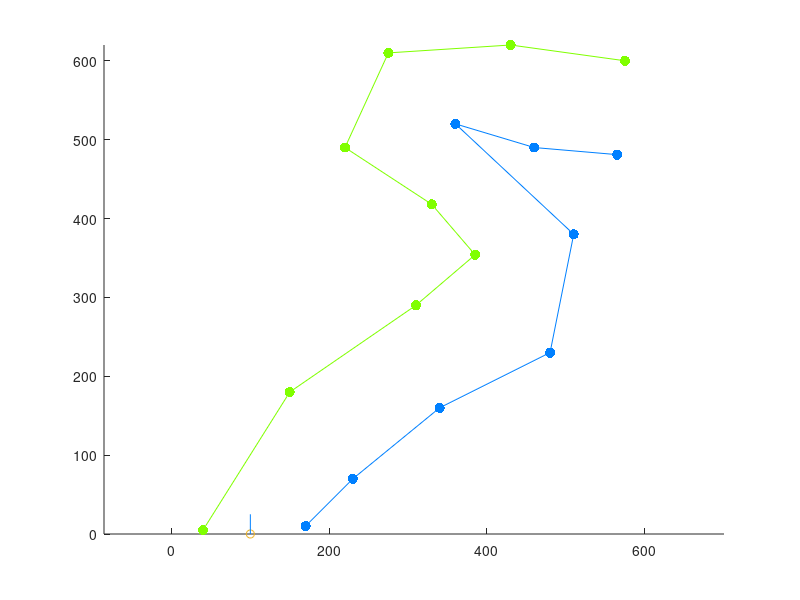

The MATLAB source for this figure: (Note: this script raises an error after producing the figure.)
theta = deg2rad(1); % speed car changes direction
speed = 2;
n = 1000; % no. of iterations simulated

% load cones (L - left/R - right)
L = [575,600,0;
    430,620,0;
    275,610,0;
    220,490,0;
    330,418,0;
    385,354,0;
    310,290,0;
    150,180,0;
    40,5,0];
R = [565,481,0;
    460,490,0;
    360,520,0;
    510,380,0;
    480,230,0;
    340,160,0;
    230,70,0;
    170,10,0];

% load track (cone graph)
% g = [s1,t1;s2,t2;...]
L_g = [1,2;2,3;3,4;4,5;5,6;6,7;7,8;8,9];
R_g = [1,2;2,3;3,4;4,5;5,6;6,7;7,8];

% init car
C_t = [100,0,0]; % position
C_r = [0,1,0]; % direction facing (unit vector)

figure;
for iter=1:n
    % visualise cones/track & car
    clf;
    hold on;
    % show cones
    scatter3(L(:,1),L(:,2),L(:,3),[500],'.','MarkerEdgeColor',[.5 1 0]);
    scatter3(R(:,1),R(:,2),R(:,3),[500],'.','MarkerEdgeColor',[0 .5 1]);
    % show track
    for i=1:length(L_g)
        temp = [L(L_g(i,1),:);L(L_g(i,2),:)];
        plot3(temp(:,1),temp(:,2),temp(:,3),'Color',[.5 1 0]);
    end
    for i=1:length(R_g)
        temp = [R(R_g(i,1),:);R(R_g(i,2),:)];
        plot3(temp(:,1),temp(:,2),temp(:,3),'Color',[0 .5 1]);
    end
    % show car
    scatter3(C_t(1),C_t(2),C_t(3));
    temp = [C_t;C_t+(C_r .* 25)];
    plot3(temp(:,1),temp(:,2),temp(:,3),'Color',[0 .5 1]);
    axis equal;
    hold off;

    % ---- Left cones ----
    % Find the 2 nearest cones on the left side of the car
    kd = KDTreeSearcher(L);
    idz = knnsearch(kd,C_t,'K',2);

    a = L(idz(1),:) - L(idz(2),:); % vector between the 2 cones next to the car
    u = [0,-a(3),a(2)];
    n = cross(u,a); % vector orthogonal to cones
    n = n / norm(n); % normal unit vector

    hold on; % visualise normal
    temp = [L(idz(1),:);L(idz(1),:)+(n .* 25)];
    plot3(temp(:,1),temp(:,2),temp(:,3),'Color',[0 .5 1]);
    hold off;

    v = C_t - L(idz(1),:); % vector between the car and the first cone
    dist = dot(v,n); % project the car vector orthogonally onto the cone vector
    LP_t = C_t - dist*n; % position of projected point
    L_wall_dist = norm(C_t-LP_t); % distance between plane between the 2 cone and the car
    hold on; scatter3(LP_t(1),LP_t(2),LP_t(3)); hold off; % visualise projected point

    % ---- Right cones ----
    % Find the 2 nearest cones on the right side of the car
    kd = KDTreeSearcher(R);
    idz = knnsearch(kd,C_t,'K',2);

    a = R(idz(1),:) - R(idz(2),:); % vector between the 2 cones next to the car
    u = [0,-a(3),a(2)];
    n = cross(u,a); % vector orthogonal to cones
    n = n / norm(n); % normal unit vector

    hold on; % visualise normal
    temp = [R(idz(1),:);R(idz(1),:)+(n .* 25)];
    plot3(temp(:,1),temp(:,2),temp(:,3),'Color',[0 .5 1]);
    hold off;

    v = C_t - R(idz(1),:); % vector between the car and the first cone
    dist = dot(v,n); % project the car vector orthogonally onto the cone vector
    RP_t = C_t - dist*n; % position of projected point
    R_wall_dist = norm(C_t-RP_t); % distance between plane between the 2 cone and the car
    hold on; scatter3(RP_t(1),RP_t(2),RP_t(3)); hold off; % visualise projected point

    if L_wall_dist < R_wall_dist % turn left
        angle = theta;
    else % turn right
        angle = -theta;
    end
    
    C_r = C_r * [cos(angle),-sin(angle),0;sin(angle),cos(angle),0;0,0,1]; % update car direction
    C_t = C_t + (speed * C_r); % update car postition
    drawnow;
end
